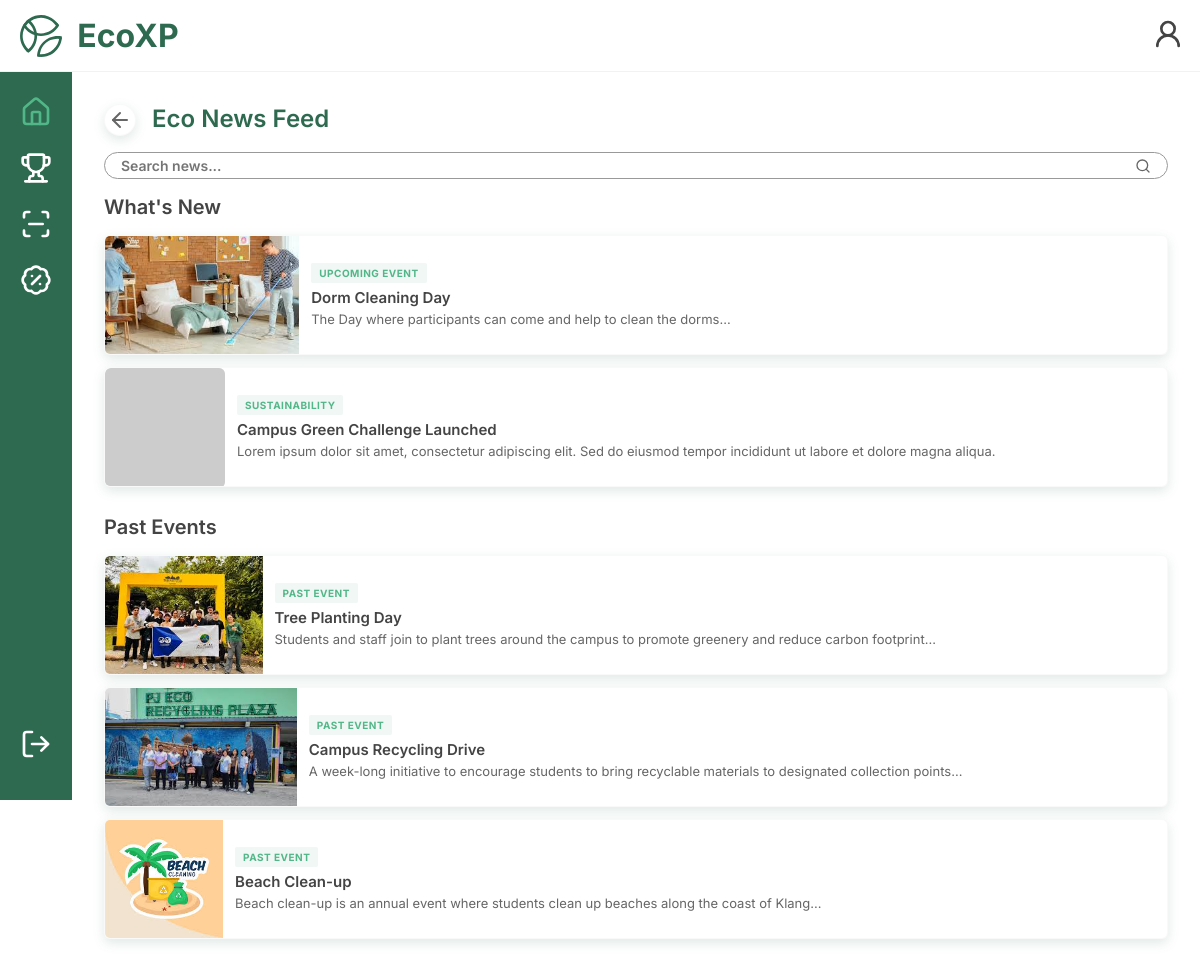
Before: /participant-econews-mobile.php (signed in) with the older database file.
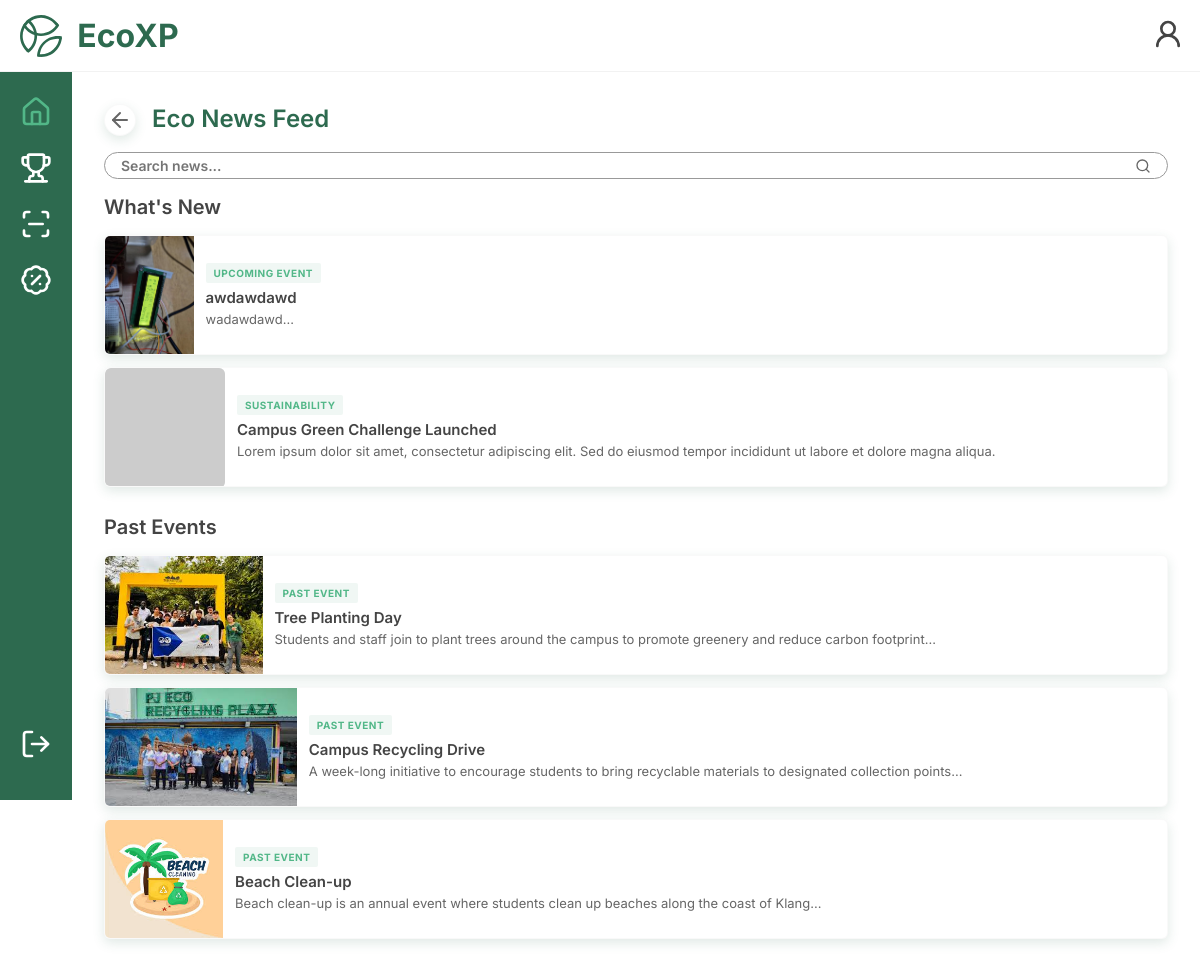
After: the same page with the newer database file.
### tables this page shows
CREATE TABLE IF NOT EXISTS `eco_news` (
  `eco_news_id` int NOT NULL AUTO_INCREMENT,
  `title` varchar(100) NOT NULL,
  `description` text NOT NULL,
  `image_path` varchar(255) NOT NULL,
  `venue` text NOT NULL,
  `organised_by` varchar(255) NOT NULL,
  `events_id` int NOT NULL,
  `posted_by` int NOT NULL,
  PRIMARY KEY (`eco_news_id`),
  UNIQUE KEY `eco_news_id` (`eco_news_id`),
  KEY `events_id` (`events_id`),
  KEY `posted_by` (`posted_by`)
);

### participant-econews-mobile.php (the view, shortened to what the changed rows need)
<?php
    include("Database.php");
    $sql = "SELECT eco_news.eco_news_id,eco_news.title,eco_news.description,eco_news.image_path,events.start_time,events.end_time
        FROM eco_news
        INNER JOIN events ON eco_news.events_id = events.events_id
        WHERE events.start_time >= NOW()";
    $sql .= " ORDER BY events.start_time ASC";
    $result = mysqli_query($database, $sql);
    $sql_past = "SELECT eco_news.eco_news_id, eco_news.title, eco_news.description, eco_news.image_path,
                        events.start_time, events.end_time
                FROM eco_news
                INNER JOIN events ON eco_news.events_id = events.events_id
                WHERE events.start_time < NOW()";
    $sql_past .= " ORDER BY events.start_time DESC";
    $result_past = mysqli_query($database, $sql_past);
?>
<!DOCTYPE html>
<html lang="en">
<head>
    <link rel="stylesheet" href="mobile.css">
    <link rel="stylesheet" href="participant-econews-mobile.css">
</head>
<body>
    <header class="top-bar" role="banner">
    <div class="top-left">
        <button class="icon-btn no-hover topbar-icon" onclick="window.location.href='participant-home-mobile.php'" style="display:flex;align-items:center;gap:8px;">
            <h2 class="top-title">EcoXP</h2>
        </button>
    </div>
    </header>
<main class="main-content">
    <div class="news-list">
        <?php while ($row = mysqli_fetch_assoc($result)) { ?>
            <div class="news-card">
                <a href="participant-econews-example-mobile.php?id=<?php echo (int)$row['eco_news_id']; ?>" class="news-link">
                    <img src="images/<?php echo htmlspecialchars($row['image_path']); ?>" alt="Eco News Image">
                    <div class="news-content">
                        <div class="news-tag">Upcoming Event</div>
                        <h3 class="news-title"><?php echo $row['title']; ?></h3>
                        <p class="news-text">
                            <?php echo substr($row['description'], 0, 200); ?>...
                        </p>
                    </div>
                </a>
            </div>
        <?php } ?>
    </div>
    <div class="news-list">
        <?php while ($row = mysqli_fetch_assoc($result_past)) { ?>
            <div class="news-card past-event">
                <a href="participant-econews-example-mobile.php?id=<?php echo (int)$row['eco_news_id']; ?>" class="news-link">
                    <img src="images/<?php echo htmlspecialchars($row['image_path']); ?>" alt="Eco News Image">
                    <div class="news-content">
                        <div class="news-tag">Past Event</div>
                        <h3 class="news-title"><?php echo $row['title']; ?></h3>
                        <p class="news-text">
                            <?php echo substr($row['description'], 0, 200); ?>...
                        </p>
                    </div>
                </a>
            </div>
        <?php } ?>
    </div>
</main>
</body>
</html>

Changed rows visible on the page:
removed eco_news: image_path (picture), title "Dorm Cleaning Day", description "The Day where participants can come and help to clean the dorms", shown under "EcoXP"
added eco_news: image_path (picture), title "awdawdawd", description "wadawdawd", shown under "EcoXP"
